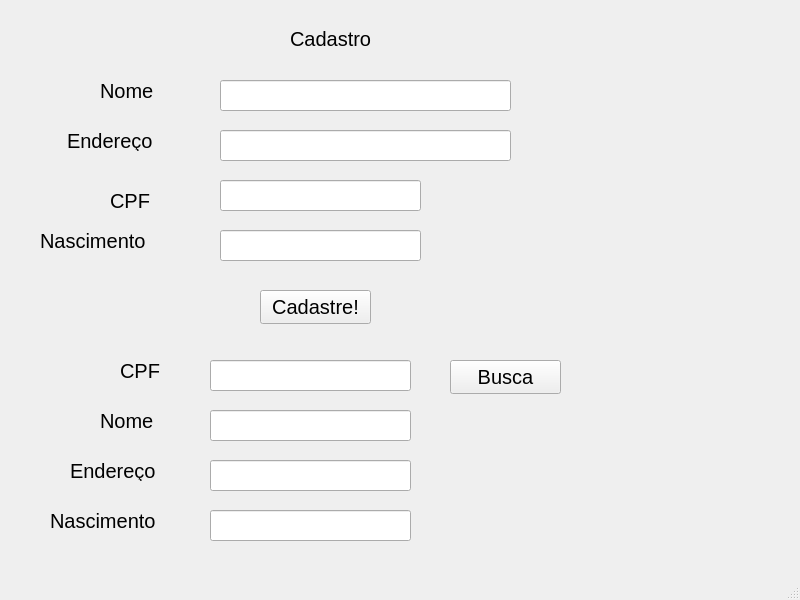
<?xml version="1.0" encoding="UTF-8"?>
<ui version="4.0">
 <class>MainWindow</class>
 <widget class="QMainWindow" name="MainWindow">
  <property name="geometry">
   <rect>
    <x>0</x>
    <y>0</y>
    <width>800</width>
    <height>600</height>
   </rect>
  </property>
  <property name="font">
   <font>
    <pointsize>15</pointsize>
    <weight>50</weight>
    <italic>false</italic>
    <bold>false</bold>
    <strikeout>false</strikeout>
    <kerning>true</kerning>
   </font>
  </property>
  <property name="windowTitle">
   <string>MainWindow</string>
  </property>
  <widget class="QWidget" name="centralwidget">
   <widget class="QLabel" name="label">
    <property name="geometry">
     <rect>
      <x>290</x>
      <y>30</y>
      <width>91</width>
      <height>18</height>
     </rect>
    </property>
    <property name="text">
     <string>Cadastro</string>
    </property>
   </widget>
   <widget class="QLineEdit" name="lineEdit">
    <property name="geometry">
     <rect>
      <x>220</x>
      <y>80</y>
      <width>291</width>
      <height>31</height>
     </rect>
    </property>
   </widget>
   <widget class="QLabel" name="label_2">
    <property name="geometry">
     <rect>
      <x>100</x>
      <y>80</y>
      <width>58</width>
      <height>21</height>
     </rect>
    </property>
    <property name="text">
     <string>Nome</string>
    </property>
   </widget>
   <widget class="QLabel" name="label_3">
    <property name="geometry">
     <rect>
      <x>67</x>
      <y>130</y>
      <width>101</width>
      <height>21</height>
     </rect>
    </property>
    <property name="text">
     <string>Endereço</string>
    </property>
   </widget>
   <widget class="QLineEdit" name="lineEdit_2">
    <property name="geometry">
     <rect>
      <x>220</x>
      <y>130</y>
      <width>291</width>
      <height>31</height>
     </rect>
    </property>
   </widget>
   <widget class="QLabel" name="label_4">
    <property name="geometry">
     <rect>
      <x>110</x>
      <y>190</y>
      <width>41</width>
      <height>21</height>
     </rect>
    </property>
    <property name="text">
     <string>CPF</string>
    </property>
   </widget>
   <widget class="QLineEdit" name="lineEdit_3">
    <property name="geometry">
     <rect>
      <x>220</x>
      <y>180</y>
      <width>201</width>
      <height>31</height>
     </rect>
    </property>
   </widget>
   <widget class="QLabel" name="label_5">
    <property name="geometry">
     <rect>
      <x>40</x>
      <y>230</y>
      <width>111</width>
      <height>21</height>
     </rect>
    </property>
    <property name="text">
     <string>Nascimento</string>
    </property>
   </widget>
   <widget class="QLineEdit" name="lineEdit_4">
    <property name="geometry">
     <rect>
      <x>220</x>
      <y>230</y>
      <width>201</width>
      <height>31</height>
     </rect>
    </property>
   </widget>
   <widget class="QPushButton" name="pushButton">
    <property name="geometry">
     <rect>
      <x>260</x>
      <y>290</y>
      <width>111</width>
      <height>34</height>
     </rect>
    </property>
    <property name="text">
     <string>Cadastre!</string>
    </property>
   </widget>
   <widget class="QLabel" name="label_6">
    <property name="geometry">
     <rect>
      <x>120</x>
      <y>360</y>
      <width>41</width>
      <height>21</height>
     </rect>
    </property>
    <property name="text">
     <string>CPF</string>
    </property>
   </widget>
   <widget class="QLineEdit" name="lineEdit_5">
    <property name="geometry">
     <rect>
      <x>210</x>
      <y>360</y>
      <width>201</width>
      <height>31</height>
     </rect>
    </property>
    <property name="text">
     <string/>
    </property>
   </widget>
   <widget class="QPushButton" name="pushButton_2">
    <property name="geometry">
     <rect>
      <x>450</x>
      <y>360</y>
      <width>111</width>
      <height>34</height>
     </rect>
    </property>
    <property name="text">
     <string>Busca</string>
    </property>
   </widget>
   <widget class="QLabel" name="label_7">
    <property name="geometry">
     <rect>
      <x>100</x>
      <y>410</y>
      <width>58</width>
      <height>21</height>
     </rect>
    </property>
    <property name="text">
     <string>Nome</string>
    </property>
   </widget>
   <widget class="QLineEdit" name="lineEdit_6">
    <property name="geometry">
     <rect>
      <x>210</x>
      <y>460</y>
      <width>201</width>
      <height>31</height>
     </rect>
    </property>
   </widget>
   <widget class="QLabel" name="label_8">
    <property name="geometry">
     <rect>
      <x>70</x>
      <y>460</y>
      <width>91</width>
      <height>21</height>
     </rect>
    </property>
    <property name="text">
     <string>Endereço</string>
    </property>
   </widget>
   <widget class="QLabel" name="label_9">
    <property name="geometry">
     <rect>
      <x>50</x>
      <y>510</y>
      <width>111</width>
      <height>21</height>
     </rect>
    </property>
    <property name="text">
     <string>Nascimento</string>
    </property>
   </widget>
   <widget class="QLineEdit" name="lineEdit_7">
    <property name="geometry">
     <rect>
      <x>210</x>
      <y>510</y>
      <width>201</width>
      <height>31</height>
     </rect>
    </property>
   </widget>
   <widget class="QLineEdit" name="lineEdit_8">
    <property name="geometry">
     <rect>
      <x>210</x>
      <y>410</y>
      <width>201</width>
      <height>31</height>
     </rect>
    </property>
   </widget>
  </widget>
  <widget class="QStatusBar" name="statusbar"/>
 </widget>
 <resources/>
 <connections/>
</ui>
